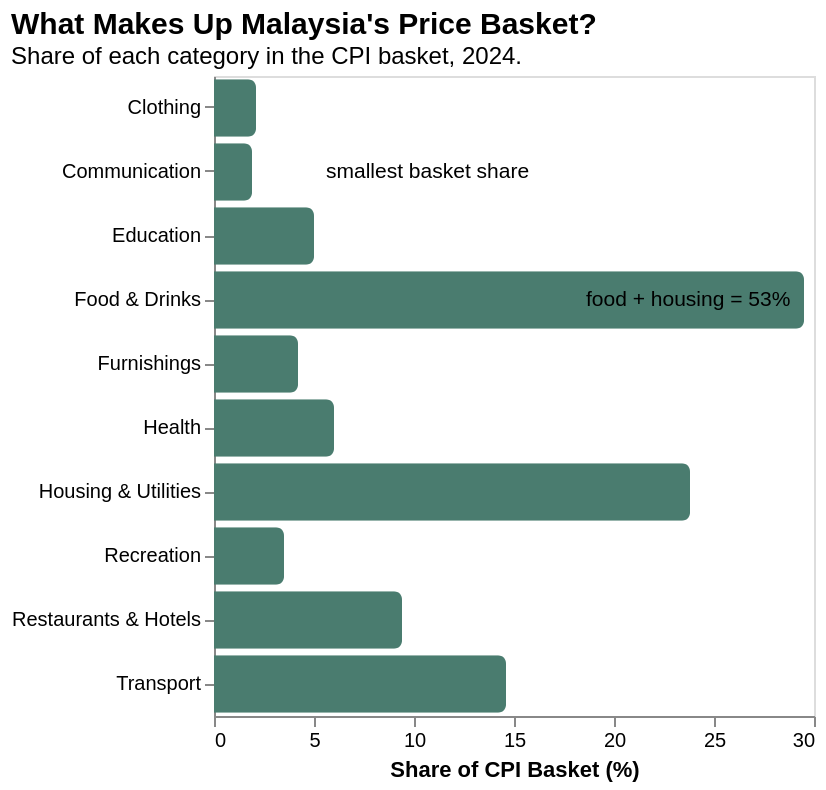

Write a Vega-Lite specification for this figure.
### Vega-Lite specification from a JSON file in a GitHub repository (floating-point values rounded to 4 significant figures)
{"$schema": "https://vega.github.io/schema/vega-lite/v5.json", "title": {"text": "What Makes Up Malaysia's Price Basket?", "subtitle": "Share of each category in the CPI basket, 2024.", "anchor": "start", "fontSize": 15, "subtitleFontSize": 12}, "width": "container", "height": 320, "layer": [{"data": {"values": [{"category": "Food & Drinks", "weight": 29.5}, {"category": "Housing & Utilities", "weight": 23.8}, {"category": "Transport", "weight": 14.6}, {"category": "Restaurants & Hotels", "weight": 9.4}, {"category": "Health", "weight": 6.0}, {"category": "Education", "weight": 5.0}, {"category": "Furnishings", "weight": 4.2}, {"category": "Recreation", "weight": 3.5}, {"category": "Clothing", "weight": 2.1}, {"category": "Communication", "weight": 1.9}]}, "mark": {"type": "bar", "cornerRadiusEnd": 4}, "encoding": {"y": {"field": "category", "type": "nominal", "sort": "-x", "title": null}, "x": {"field": "weight", "type": "quantitative", "title": "Share of CPI Basket (%)", "axis": {"grid": false}}, "color": {"value": "#4a7c6f"}, "tooltip": [{"field": "category", "title": "Category"}, {"field": "weight", "title": "Basket Share (%)", "format": ".1f"}]}}, {"data": {"values": [{"x": 18, "category": "Food & Drinks", "label": "food + housing = 53%"}, {"x": 5, "category": "Communication", "label": "smallest basket share"}]}, "mark": {"type": "text", "fontSize": 10.5, "color": "#000000", "align": "left", "dx": 6}, "encoding": {"x": {"field": "x", "type": "quantitative"}, "y": {"field": "category", "type": "nominal"}, "text": {"field": "label"}}}]}
